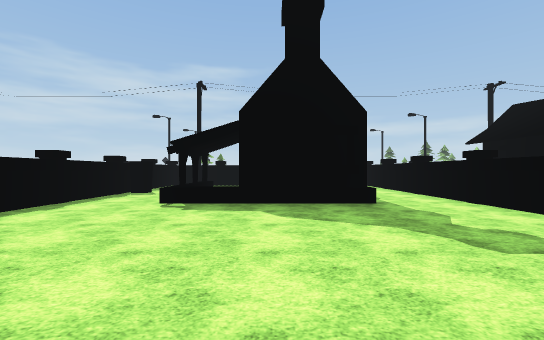
[1] (above)

12 first-person views from a walk through a 3-D level made in the Unity game engine. The camera is 1.5 m above the floor, looks level and sees 90° across. The floor is counted in squares, 2 m on a side. Each view is taken from the middle of a square. On the plan, view 1 faces up. The plan holds only what a view shows up to about 10 squares ahead; the rest is blank. The place goes on beyond the plan. Flat ground stands in for the terrain. The player is left out. Some surface patterns are stand-ins.

[2]
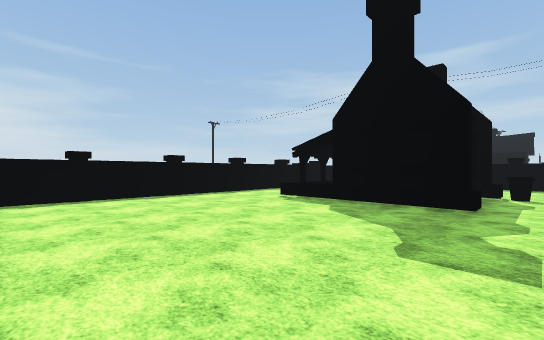

[3]
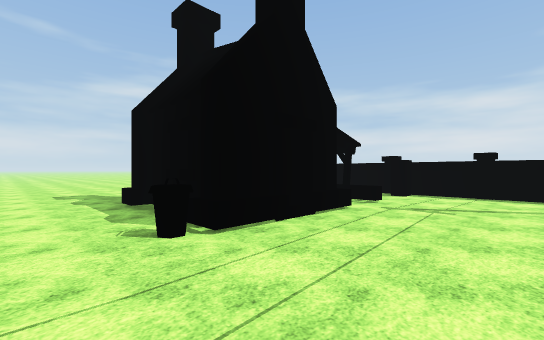

[4]
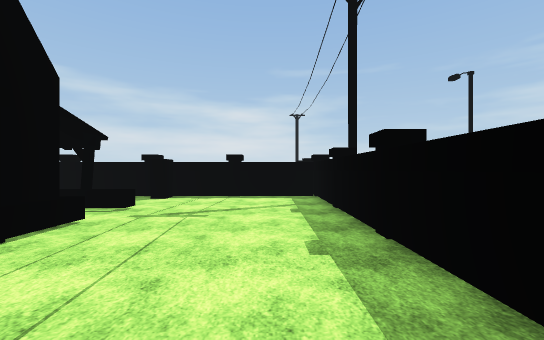

[5]
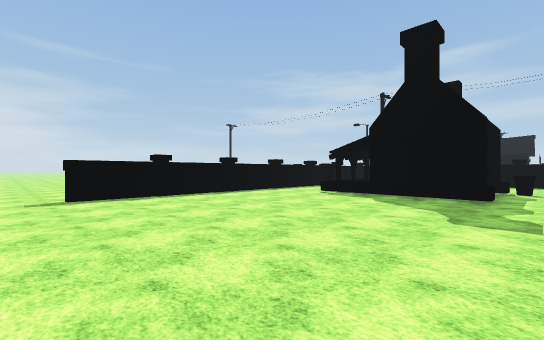

[6]
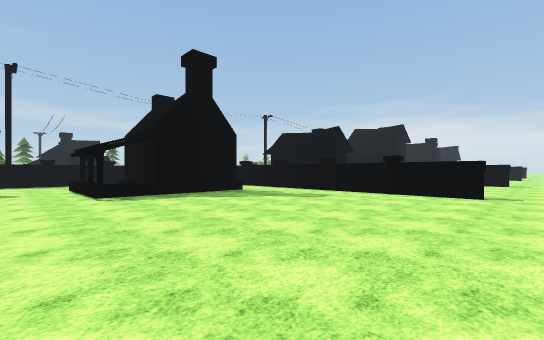

[7]
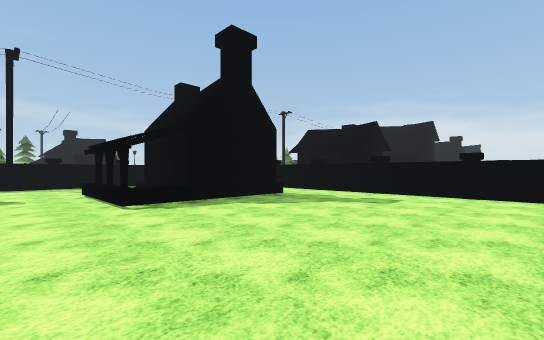

[8]
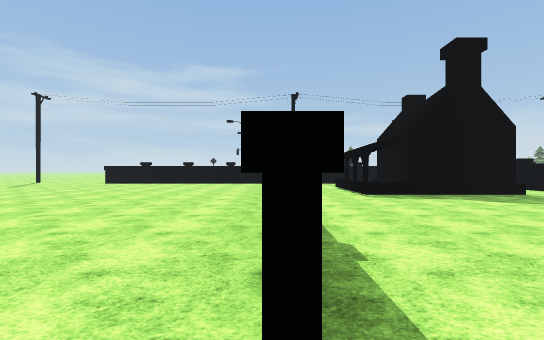

[9]
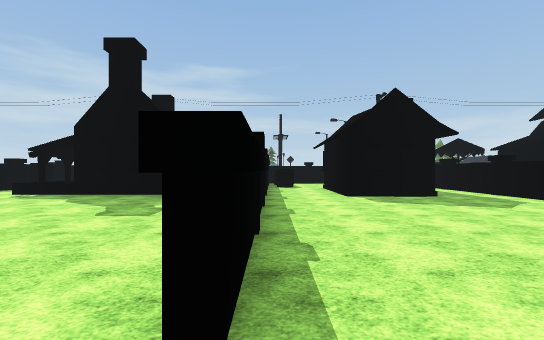

[10]
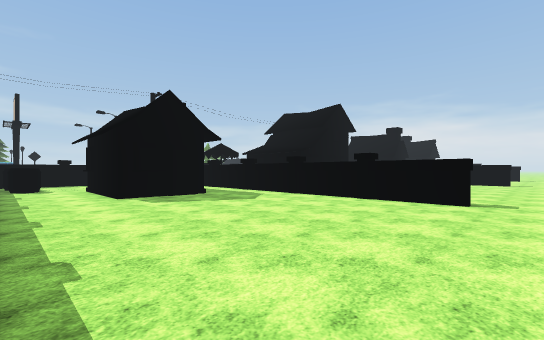

[11]
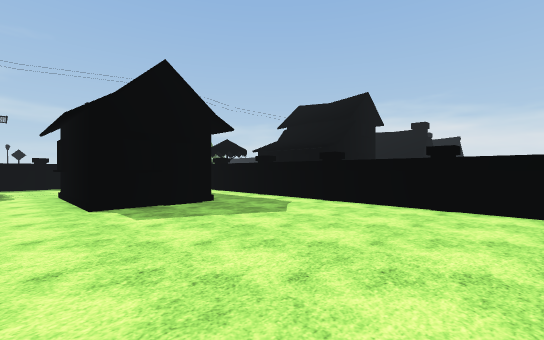

[12]
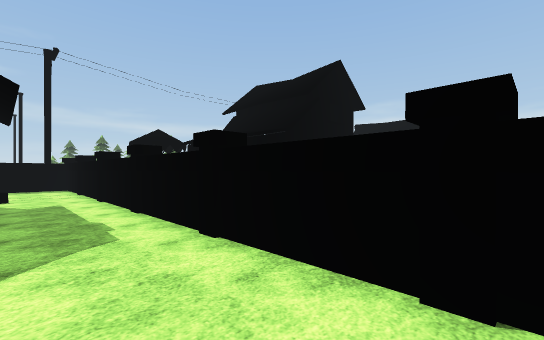

### Floor plan
Key: @ floor where view 1 was taken; # wall or solid block; . floor; = window, fence, low wall or low ledge; H house; B barrel; O other object.
Columns run from 14 left of view 1 to 18 right of it. Each row starts with its distance up from view 1.
 13         ####    ##  ##  ###
 12          #.........O..  ..#
 11          #.........#O.  ..#
 10          #.........#B.  ..#
  9          #..HH###=.#.HH H.#  HHH
  8 .........#..HH###..#.H  ..#
  7 .........#..HH# ...#..  ..#
  6  ........#..HH###..#..HH..#  HHHH
  5   .......#.........#......#
  4    ......#.........#......#
  3     .....#.........#......#
  2      ....#.........#......#
  1       ...#.........#......#
  0        ..#....@....#......#   ..
 -1     .............................
 -2     .............................

Positions as (right, up) in squares from view 1, and headings:
1: (0, 0), facing up
2: (3, 0), facing up-left
3: (4, 12), facing down-left
4: (3, 12), facing left
5: (3, -2), facing up-left
6: (-4, -2), facing up-right
7: (-4, 0), facing up-right
8: (-5, -2), facing up
9: (5, -2), facing up
10: (5, -2), facing up-right
11: (6, 0), facing up-right
12: (10, 1), facing up-right
